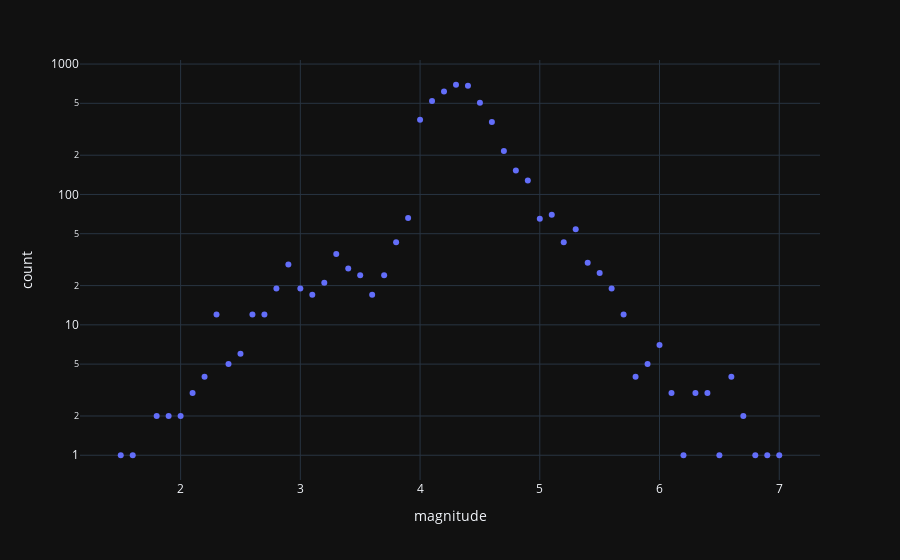

The notebook cell this image was saved under:
### Code cell
import plotly.express as px

magnitude_count = df[df["magnitude"] >0]["magnitude"].round(1).value_counts().reset_index()
magnitude_count.columns = ["magnitude", "count"]


fig = px.scatter(magnitude_count, x="magnitude", y="count" , log_y=True, template="plotly_dark")
fig.update_layout(

)
fig.show()

### Figure 1 — Plotly figure (JSON) as saved in the notebook; plotly's stock layout.template omitted (floating-point values rounded to 4 significant figures)
{"data": [{"hovertemplate": "magnitude=%{x}<br>count=%{y}<extra></extra>", "legendgroup": "", "marker": {"color": "#636efa", "symbol": "circle"}, "mode": "markers", "name": "", "orientation": "v", "showlegend": false, "type": "scatter", "x": [4.3, 4.4, 4.2, 4.1, 4.5, 4, 4.6, 4.7, 4.8, 4.9, 5.1, 3.9, 5, 5.3, 5.2, 3.8, 3.3, 5.4, 2.9, 3.4, 5.5, 3.7, 3.5, 3.2, 3, 2.8, 5.6, 3.6, 3.1, 2.6, 2.3, 2.7, 5.7, 6, 2.5, 2.4, 5.9, 5.8, 2.2, 6.6, 6.4, 2.1, 6.3, 6.1, 1.9, 2, 6.7, 1.8, 1.5, 6.8, 1.6, 6.9, 6.2, 6.5, 7], "xaxis": "x", "y": [694, 682, 615, 522, 506, 374, 360, 215, 153, 128, 70, 66, 65, 54, 43, 43, 35, 30, 29, 27, 25, 24, 24, 21, 19, 19, 19, 17, 17, 12, 12, 12, 12, 7, 6, 5, 5, 4, 4, 4, 3, 3, 3, 3, 2, 2, 2, 2, 1, 1, 1, 1, 1, 1, 1], "yaxis": "y"}], "layout": {"legend": {"tracegroupgap": 0}, "margin": {"t": 60}, "xaxis": {"anchor": "y", "domain": [0, 1], "title": {"text": "magnitude"}}, "yaxis": {"anchor": "x", "domain": [0, 1], "title": {"text": "count"}, "type": "log"}}}
